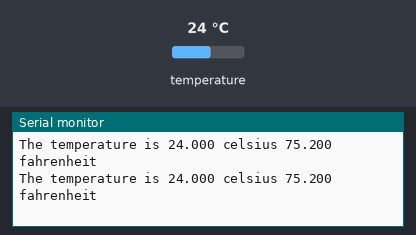
Recording of a sketch running on a simulated Arduino Uno, built with avr-gcc and run on an emulated ATmega328P. Parts: the last lines printed to the serial monitor. Inputs (shaded band) come from the test bench; at power-on: temperature 24 °C.

Above: at 3.3 s.
3.4 s: temperature set to 12 °C
At 5.5 s:
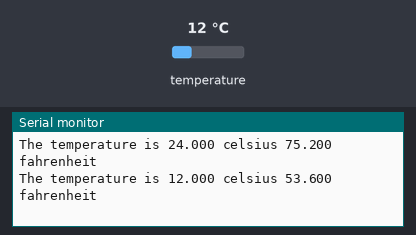
5.9 s: temperature set to 19 °C
At 7.0 s:
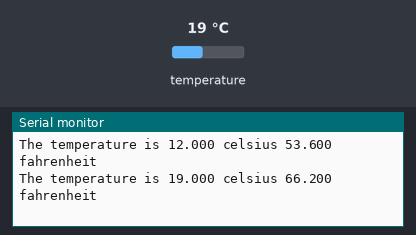
Timing chart, 0 to 8.9 s (numbered marks = the images above; inputs shaded):
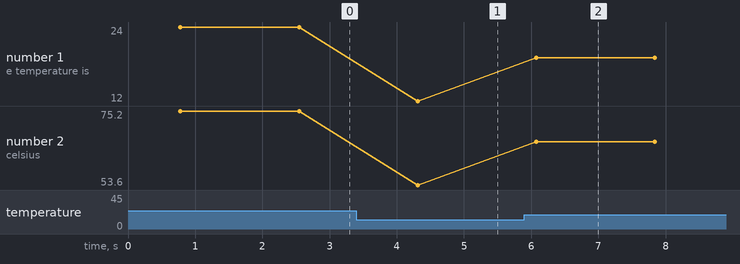

The sketch:

temperature.ino
```cpp
// (licence header left out)
/***
 * Install OneWire and DallasTemperature libraries on Arduino IDE
 ***/
#include <OneWire.h>
#include <DallasTemperature.h>

/***
 * Setup sensor at digital pin 2 and initialize DallasTemperature
 ***/
#define ONE_WIRE_BUS 2
OneWire oneWire(ONE_WIRE_BUS);
DallasTemperature sensors(&oneWire);

// Variables
float celsius=0;
float fahrenheit=0;
char buffer[100];
char str_celsius[10];
char str_fahrenheit[10];

void setup(void)
{
  Serial.begin(115200);

  /***
   * Start up the library
   ***/
   sensors.begin();
}

void loop(void)
{

 /***
  * Invoke sensors.requestTemperatures() function
  * to get the temperature from the sensor
  ***/
  sensors.requestTemperatures();
  celsius = sensors.getTempCByIndex(0);
  fahrenheit = sensors.toFahrenheit(celsius);
  dtostrf(celsius, 6, 3, str_celsius);
  dtostrf(fahrenheit, 6, 3, str_fahrenheit);
  sprintf(buffer, "The temperature is %s celsius %s fahrenheit", str_celsius, str_fahrenheit);
  Serial.println(buffer);
  delay(1000);
}
```

Measured:
- after the input at 3.4 s, the serial monitor: prints a new line after 0.91 s (image 1)
- after the input at 5.9 s, the serial monitor: prints a new line after 0.18 s (image 2)
- plotted number 1: 24 → 12 after the input at 3.4 s, 12 → 19 after the input at 5.9 s
- plotted number 2: 75.2 → 53.6 after the input at 3.4 s, 53.6 → 66.2 after the input at 5.9 s
